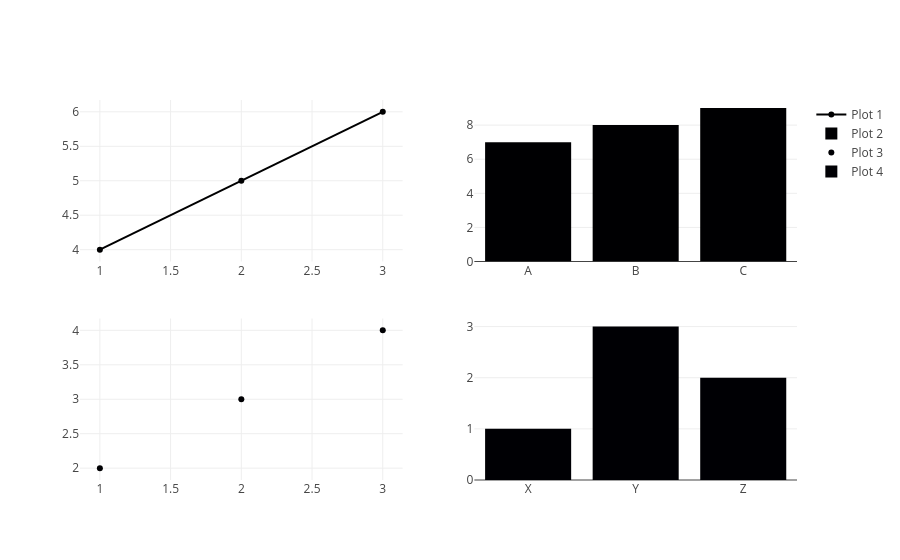

Notebook cell for this chart:
### Code cell
plot4 = go.Bar(x=['X', 'Y', 'Z'],
            y=[1, 3, 2],
            name='Plot 4')
fig.add_trace(plot4, row=2, col=2)

### Figure 1 — Plotly figure (JSON) as saved in the notebook; plotly's stock layout.template omitted (floating-point values rounded to 4 significant figures)
{"data": [{"mode": "lines+markers", "name": "Plot 1", "type": "scatter", "x": [1, 2, 3], "xaxis": "x", "y": [4, 5, 6], "yaxis": "y"}, {"name": "Plot 2", "type": "bar", "x": ["A", "B", "C"], "xaxis": "x2", "y": [7, 8, 9], "yaxis": "y2"}, {"mode": "markers", "name": "Plot 3", "type": "scatter", "x": [1, 2, 3], "xaxis": "x3", "y": [2, 3, 4], "yaxis": "y3"}, {"name": "Plot 4", "type": "bar", "x": ["X", "Y", "Z"], "xaxis": "x4", "y": [1, 3, 2], "yaxis": "y4"}], "layout": {"xaxis": {"anchor": "y", "domain": [0, 0.45]}, "xaxis2": {"anchor": "y2", "domain": [0.55, 1]}, "xaxis3": {"anchor": "y3", "domain": [0, 0.45]}, "xaxis4": {"anchor": "y4", "domain": [0.55, 1]}, "yaxis": {"anchor": "x", "domain": [0.575, 1]}, "yaxis2": {"anchor": "x2", "domain": [0.575, 1]}, "yaxis3": {"anchor": "x3", "domain": [0, 0.425]}, "yaxis4": {"anchor": "x4", "domain": [0, 0.425]}}}
